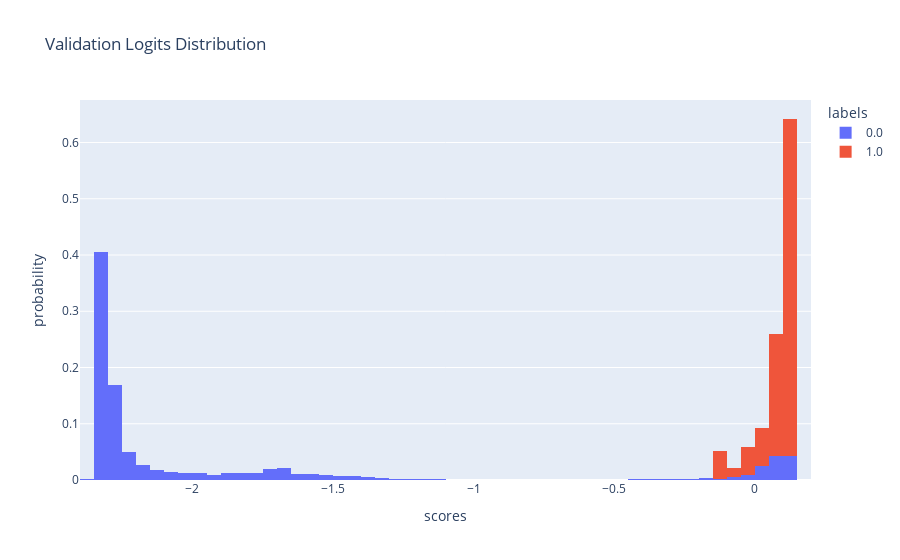
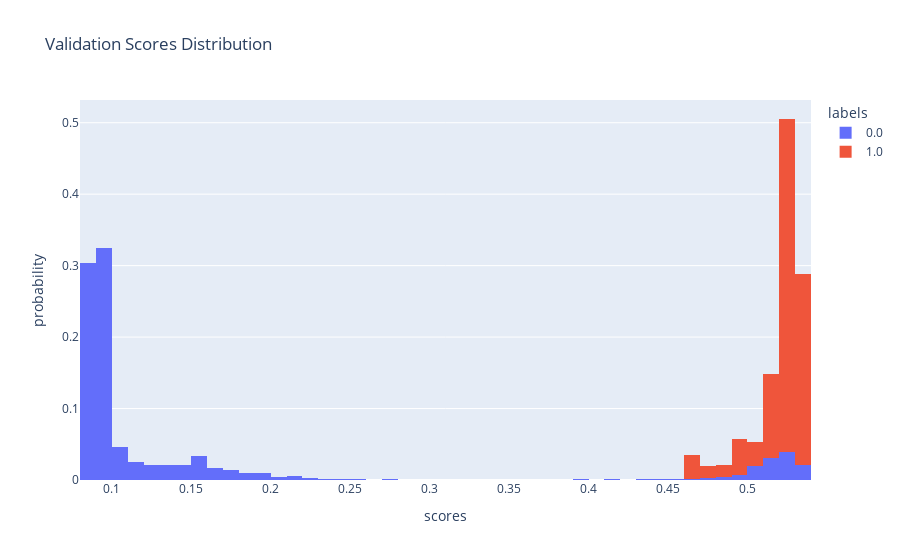
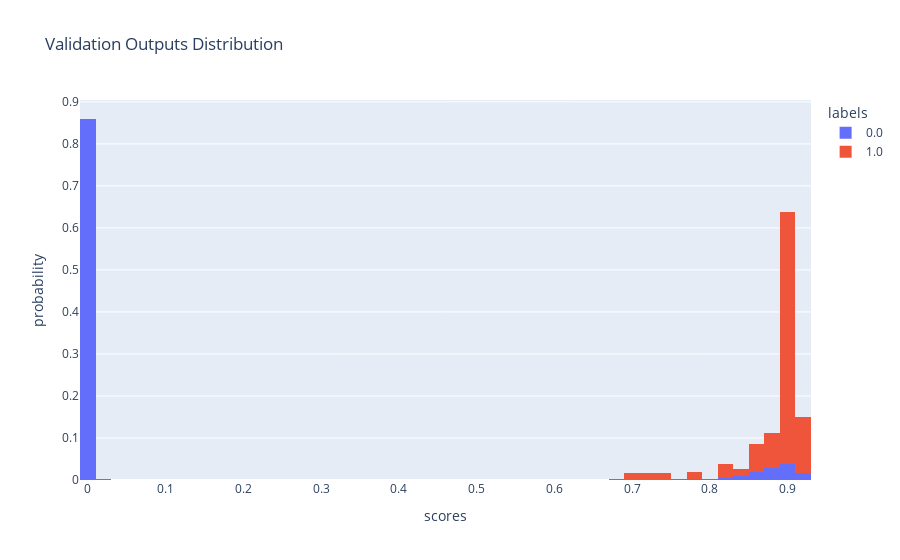

These figures' notebook cell, in order:
### Code cell
plot_output_distribution(val_logits, val_labels, title="Validation Logits Distribution")
plot_output_distribution(torch.sigmoid(torch.tensor(val_logits)).numpy(), val_labels, title="Validation Scores Distribution")
plot_output_distribution(val_probs_calibrated, val_labels, title="Validation Outputs Distribution")

### Figure 1 — Plotly figure (JSON) as saved in the notebook; plotly's stock layout.template omitted (floating-point values rounded to 4 significant figures; data arrays with more than 128 entries replaced by an {"elided": "..."} marker saying what was removed)
{"data": [{"alignmentgroup": "True", "bingroup": "x", "histnorm": "probability", "hovertemplate": "labels=0.0<br>scores=%{x}<br>probability=%{y}<extra></extra>", "legendgroup": "0.0", "marker": {"color": "#636efa", "pattern": {"shape": ""}}, "name": "0.0", "offsetgroup": "0.0", "orientation": "v", "showlegend": true, "type": "histogram", "x": {"elided": "11210 float values"}, "xaxis": "x", "yaxis": "y"}, {"alignmentgroup": "True", "bingroup": "x", "histnorm": "probability", "hovertemplate": "labels=1.0<br>scores=%{x}<br>probability=%{y}<extra></extra>", "legendgroup": "1.0", "marker": {"color": "#EF553B", "pattern": {"shape": ""}}, "name": "1.0", "offsetgroup": "1.0", "orientation": "v", "showlegend": true, "type": "histogram", "x": [0.1062, 0.1183, 0.1184, 0.1392, 0.03293, 0.1171, 0.041, 0.1381, 0.05239, 0.1183, 0.09969, 0.1383, 0.103, 0.1379, 0.1116, 0.1206, 0.06837, 0.03166, -0.006698, -0.1282, 0.08891, 0.1281, 0.07858, 0.1086, 0.123, 0.1377, 0.05436, 0.1182, 0.1207, 0.1435, 0.04265, 0.07939, 0.1226, 0.1127, -0.0109, 0.08753, 0.1158, 0.1424, -0.05333, -0.1109, 0.1227, 0.1217, 0.1087, 0.1041, 0.1133, 0.08582, 0.09751, 0.09379, 0.1227, 0.1145, 0.105, 0.104, 0.1134, 0.09149, 0.1079, 0.1062, 0.0908, 0.1241, -0.002804, -0.1315], "xaxis": "x", "yaxis": "y"}], "layout": {"barmode": "stack", "legend": {"title": {"text": "labels"}, "tracegroupgap": 0}, "title": {"text": "Validation Logits Distribution"}, "xaxis": {"anchor": "y", "domain": [0, 1], "title": {"text": "scores"}}, "yaxis": {"anchor": "x", "domain": [0, 1], "title": {"text": "probability"}}}}

### Figure 2 — Plotly figure (JSON) as saved in the notebook; plotly's stock layout.template omitted (floating-point values rounded to 4 significant figures; data arrays with more than 128 entries replaced by an {"elided": "..."} marker saying what was removed)
{"data": [{"alignmentgroup": "True", "bingroup": "x", "histnorm": "probability", "hovertemplate": "labels=0.0<br>scores=%{x}<br>probability=%{y}<extra></extra>", "legendgroup": "0.0", "marker": {"color": "#636efa", "pattern": {"shape": ""}}, "name": "0.0", "offsetgroup": "0.0", "orientation": "v", "showlegend": true, "type": "histogram", "x": {"elided": "11210 float values"}, "xaxis": "x", "yaxis": "y"}, {"alignmentgroup": "True", "bingroup": "x", "histnorm": "probability", "hovertemplate": "labels=1.0<br>scores=%{x}<br>probability=%{y}<extra></extra>", "legendgroup": "1.0", "marker": {"color": "#EF553B", "pattern": {"shape": ""}}, "name": "1.0", "offsetgroup": "1.0", "orientation": "v", "showlegend": true, "type": "histogram", "x": [0.5265, 0.5295, 0.5296, 0.5347, 0.5082, 0.5293, 0.5102, 0.5345, 0.5131, 0.5295, 0.5249, 0.5345, 0.5257, 0.5344, 0.5279, 0.5301, 0.5171, 0.5079, 0.4983, 0.468, 0.5222, 0.532, 0.5196, 0.5271, 0.5307, 0.5344, 0.5136, 0.5295, 0.5302, 0.5358, 0.5107, 0.5198, 0.5306, 0.5281, 0.4973, 0.5219, 0.5289, 0.5355, 0.4867, 0.4723, 0.5306, 0.5304, 0.5271, 0.526, 0.5283, 0.5214, 0.5244, 0.5234, 0.5306, 0.5286, 0.5262, 0.526, 0.5283, 0.5229, 0.5269, 0.5265, 0.5227, 0.531, 0.4993, 0.4672], "xaxis": "x", "yaxis": "y"}], "layout": {"barmode": "stack", "legend": {"title": {"text": "labels"}, "tracegroupgap": 0}, "title": {"text": "Validation Scores Distribution"}, "xaxis": {"anchor": "y", "domain": [0, 1], "title": {"text": "scores"}}, "yaxis": {"anchor": "x", "domain": [0, 1], "title": {"text": "probability"}}}}

### Figure 3 — Plotly figure (JSON) as saved in the notebook; plotly's stock layout.template omitted (floating-point values rounded to 4 significant figures; data arrays with more than 128 entries replaced by an {"elided": "..."} marker saying what was removed)
{"data": [{"alignmentgroup": "True", "bingroup": "x", "histnorm": "probability", "hovertemplate": "labels=0.0<br>scores=%{x}<br>probability=%{y}<extra></extra>", "legendgroup": "0.0", "marker": {"color": "#636efa", "pattern": {"shape": ""}}, "name": "0.0", "offsetgroup": "0.0", "orientation": "v", "showlegend": true, "type": "histogram", "x": {"elided": "11210 float values"}, "xaxis": "x", "yaxis": "y"}, {"alignmentgroup": "True", "bingroup": "x", "histnorm": "probability", "hovertemplate": "labels=1.0<br>scores=%{x}<br>probability=%{y}<extra></extra>", "legendgroup": "1.0", "marker": {"color": "#EF553B", "pattern": {"shape": ""}}, "name": "1.0", "offsetgroup": "1.0", "orientation": "v", "showlegend": true, "type": "histogram", "x": [0.9009, 0.9067, 0.9067, 0.9161, 0.8581, 0.9062, 0.8635, 0.9156, 0.8708, 0.9067, 0.8976, 0.9157, 0.8993, 0.9155, 0.9035, 0.9078, 0.8805, 0.8573, 0.8291, 0.7118, 0.892, 0.9112, 0.8863, 0.9021, 0.9089, 0.9155, 0.872, 0.9067, 0.9079, 0.9179, 0.8646, 0.8868, 0.9087, 0.9041, 0.8258, 0.8912, 0.9055, 0.9175, 0.7892, 0.7311, 0.9088, 0.9083, 0.9021, 0.8998, 0.9044, 0.8903, 0.8965, 0.8945, 0.9088, 0.9049, 0.9003, 0.8998, 0.9044, 0.8933, 0.9017, 0.9009, 0.893, 0.9094, 0.8322, 0.708], "xaxis": "x", "yaxis": "y"}], "layout": {"barmode": "stack", "legend": {"title": {"text": "labels"}, "tracegroupgap": 0}, "title": {"text": "Validation Outputs Distribution"}, "xaxis": {"anchor": "y", "domain": [0, 1], "title": {"text": "scores"}}, "yaxis": {"anchor": "x", "domain": [0, 1], "title": {"text": "probability"}}}}
